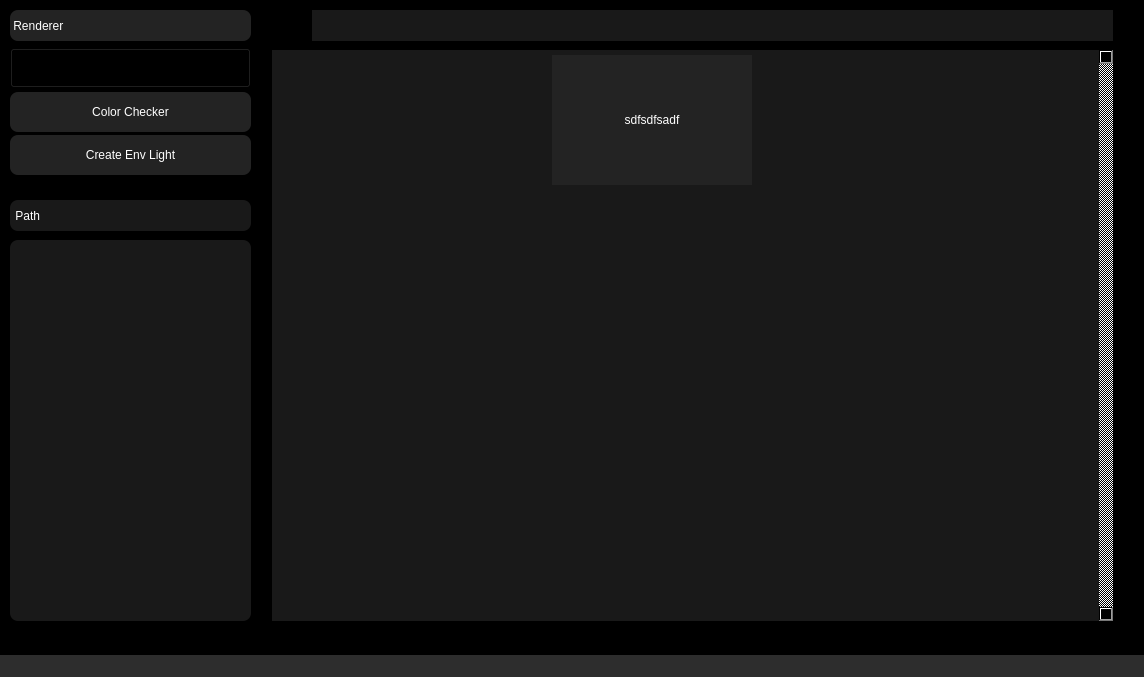
<?xml version="1.0" encoding="UTF-8"?>
<ui version="4.0">
 <class>MainWindow</class>
 <widget class="QMainWindow" name="MainWindow">
  <property name="geometry">
   <rect>
    <x>0</x>
    <y>0</y>
    <width>1144</width>
    <height>677</height>
   </rect>
  </property>
  <property name="windowTitle">
   <string>MainWindow</string>
  </property>
  <property name="windowOpacity">
   <double>1.000000000000000</double>
  </property>
  <property name="autoFillBackground">
   <bool>false</bool>
  </property>
  <property name="styleSheet">
   <string notr="true">background-color: rgb(45, 45, 45);
</string>
  </property>
  <property name="iconSize">
   <size>
    <width>30</width>
    <height>30</height>
   </size>
  </property>
  <property name="toolButtonStyle">
   <enum>Qt::ToolButtonIconOnly</enum>
  </property>
  <widget class="QWidget" name="centralwidget">
   <property name="styleSheet">
    <string notr="true">QWidget{
	background-color: rgb
}</string>
   </property>
   <widget class="QToolButton" name="toolButton_8">
    <property name="geometry">
     <rect>
      <x>272</x>
      <y>10</y>
      <width>31</width>
      <height>31</height>
     </rect>
    </property>
    <property name="styleSheet">
     <string notr="true">QToolButton{
	border:0px solid;
}

QToolButton:hover{
	
	background-color: rgb(85, 170, 255);
}</string>
    </property>
    <property name="text">
     <string/>
    </property>
    <property name="icon">
     <iconset>
      <normaloff>sourceimages/icon_resources/filter.png</normaloff>sourceimages/icon_resources/filter.png</iconset>
    </property>
    <property name="iconSize">
     <size>
      <width>20</width>
      <height>20</height>
     </size>
    </property>
   </widget>
   <widget class="QScrollArea" name="scrollArea">
    <property name="geometry">
     <rect>
      <x>272</x>
      <y>50</y>
      <width>841</width>
      <height>571</height>
     </rect>
    </property>
    <property name="styleSheet">
     <string notr="true">QScrollArea{
	border: 0px solid;
}</string>
    </property>
    <property name="verticalScrollBarPolicy">
     <enum>Qt::ScrollBarAlwaysOn</enum>
    </property>
    <property name="horizontalScrollBarPolicy">
     <enum>Qt::ScrollBarAlwaysOff</enum>
    </property>
    <property name="widgetResizable">
     <bool>true</bool>
    </property>
    <widget class="QWidget" name="scrollAreaWidgetContents">
     <property name="geometry">
      <rect>
       <x>0</x>
       <y>0</y>
       <width>824</width>
       <height>571</height>
      </rect>
     </property>
     <property name="sizePolicy">
      <sizepolicy hsizetype="Preferred" vsizetype="Preferred">
       <horstretch>0</horstretch>
       <verstretch>0</verstretch>
      </sizepolicy>
     </property>
     <property name="styleSheet">
      <string notr="true">QWidget{
	
	background-color: rgb(25, 25, 25);
	border: 0px solid;
}</string>
     </property>
     <widget class="QWidget" name="gridLayoutWidget">
      <property name="geometry">
       <rect>
        <x>0</x>
        <y>0</y>
        <width>821</width>
        <height>818</height>
       </rect>
      </property>
      <layout class="QGridLayout" name="gridLayout">
       <property name="sizeConstraint">
        <enum>QLayout::SetDefaultConstraint</enum>
       </property>
       <property name="leftMargin">
        <number>5</number>
       </property>
       <property name="topMargin">
        <number>5</number>
       </property>
       <property name="rightMargin">
        <number>5</number>
       </property>
       <property name="bottomMargin">
        <number>5</number>
       </property>
       <property name="spacing">
        <number>4</number>
       </property>
       <item row="0" column="0">
        <widget class="QToolButton" name="toolButton">
         <property name="minimumSize">
          <size>
           <width>200</width>
           <height>130</height>
          </size>
         </property>
         <property name="cursor">
          <cursorShape>ArrowCursor</cursorShape>
         </property>
         <property name="styleSheet">
          <string notr="true">QToolButton{
	color: rgb(255, 255, 255);
	background-color: rgb(35, 35, 35);
	border: 0px solid;
}
QToolButton:hover{
	background-color: rgb(85, 170, 255);
}</string>
         </property>
         <property name="text">
          <string>sdfsdfsadf</string>
         </property>
         <property name="icon">
          <iconset>
           <normalon>../../HDRI/HDRIHaven/Mini/chinese_garden_4k_mini.jpg</normalon>
          </iconset>
         </property>
         <property name="iconSize">
          <size>
           <width>200</width>
           <height>100</height>
          </size>
         </property>
         <property name="popupMode">
          <enum>QToolButton::DelayedPopup</enum>
         </property>
         <property name="toolButtonStyle">
          <enum>Qt::ToolButtonTextUnderIcon</enum>
         </property>
         <property name="autoRaise">
          <bool>false</bool>
         </property>
        </widget>
       </item>
       <item row="3" column="2">
        <spacer name="verticalSpacer_3">
         <property name="orientation">
          <enum>Qt::Vertical</enum>
         </property>
         <property name="sizeHint" stdset="0">
          <size>
           <width>20</width>
           <height>40</height>
          </size>
         </property>
        </spacer>
       </item>
       <item row="3" column="0">
        <spacer name="verticalSpacer">
         <property name="orientation">
          <enum>Qt::Vertical</enum>
         </property>
         <property name="sizeHint" stdset="0">
          <size>
           <width>20</width>
           <height>40</height>
          </size>
         </property>
        </spacer>
       </item>
       <item row="3" column="1">
        <spacer name="verticalSpacer_2">
         <property name="orientation">
          <enum>Qt::Vertical</enum>
         </property>
         <property name="sizeHint" stdset="0">
          <size>
           <width>20</width>
           <height>40</height>
          </size>
         </property>
        </spacer>
       </item>
       <item row="3" column="3">
        <spacer name="verticalSpacer_4">
         <property name="orientation">
          <enum>Qt::Vertical</enum>
         </property>
         <property name="sizeHint" stdset="0">
          <size>
           <width>20</width>
           <height>40</height>
          </size>
         </property>
        </spacer>
       </item>
      </layout>
     </widget>
    </widget>
   </widget>
   <widget class="QTextBrowser" name="textBrowser">
    <property name="geometry">
     <rect>
      <x>312</x>
      <y>10</y>
      <width>801</width>
      <height>31</height>
     </rect>
    </property>
    <property name="styleSheet">
     <string notr="true">QTextBrowser{
	
	background-color: rgb(25, 25, 25);
	border: 0px solid;
}</string>
    </property>
   </widget>
   <widget class="QComboBox" name="comboBox">
    <property name="geometry">
     <rect>
      <x>10</x>
      <y>48</y>
      <width>241</width>
      <height>40</height>
     </rect>
    </property>
    <property name="minimumSize">
     <size>
      <width>200</width>
      <height>40</height>
     </size>
    </property>
    <item>
     <property name="text">
      <string>V-ray</string>
     </property>
    </item>
    <item>
     <property name="text">
      <string>Arnold</string>
     </property>
    </item>
   </widget>
   <widget class="QPushButton" name="CreateEnvLightBttn">
    <property name="geometry">
     <rect>
      <x>10</x>
      <y>135</y>
      <width>241</width>
      <height>40</height>
     </rect>
    </property>
    <property name="minimumSize">
     <size>
      <width>200</width>
      <height>40</height>
     </size>
    </property>
    <property name="styleSheet">
     <string notr="true">QPushButton{
	color: rgb(255, 255, 255);
	background-color: rgb(35, 35, 35);
	border: 0px solid;
	border-radius: 8px;
}
QPushButton:hover{
	background-color: rgb(85, 170, 255);
}</string>
    </property>
    <property name="text">
     <string>Create Env Light</string>
    </property>
   </widget>
   <widget class="Line" name="line_2">
    <property name="geometry">
     <rect>
      <x>10</x>
      <y>180</y>
      <width>241</width>
      <height>16</height>
     </rect>
    </property>
    <property name="orientation">
     <enum>Qt::Horizontal</enum>
    </property>
   </widget>
   <widget class="Line" name="line">
    <property name="geometry">
     <rect>
      <x>252</x>
      <y>0</y>
      <width>20</width>
      <height>621</height>
     </rect>
    </property>
    <property name="orientation">
     <enum>Qt::Vertical</enum>
    </property>
   </widget>
   <widget class="QLabel" name="label">
    <property name="geometry">
     <rect>
      <x>10</x>
      <y>10</y>
      <width>241</width>
      <height>31</height>
     </rect>
    </property>
    <property name="styleSheet">
     <string notr="true">QLabel{
	color: rgb(255, 255, 255);
	background-color: rgb(35, 35, 35);
	border-radius: 8px;

}
</string>
    </property>
    <property name="text">
     <string> Renderer</string>
    </property>
   </widget>
   <widget class="QPushButton" name="ColorCheckerBttn">
    <property name="geometry">
     <rect>
      <x>10</x>
      <y>92</y>
      <width>241</width>
      <height>40</height>
     </rect>
    </property>
    <property name="minimumSize">
     <size>
      <width>200</width>
      <height>40</height>
     </size>
    </property>
    <property name="styleSheet">
     <string notr="true">QPushButton{
	color: rgb(255, 255, 255);
	background-color: rgb(35, 35, 35);
	border: 0px solid;
	border-radius: 8px;
}
QPushButton:hover{
	background-color: rgb(85, 170, 255);
}</string>
    </property>
    <property name="text">
     <string>Color Checker</string>
    </property>
   </widget>
   <widget class="QListView" name="FolderListView">
    <property name="geometry">
     <rect>
      <x>10</x>
      <y>240</y>
      <width>241</width>
      <height>381</height>
     </rect>
    </property>
    <property name="styleSheet">
     <string notr="true">QListView{
	
	background-color: rgb(25, 25, 25);
	border: 0px solid;
	border-radius: 8px;
}</string>
    </property>
   </widget>
   <widget class="QLineEdit" name="lineEdit">
    <property name="geometry">
     <rect>
      <x>10</x>
      <y>200</y>
      <width>241</width>
      <height>31</height>
     </rect>
    </property>
    <property name="styleSheet">
     <string notr="true">QLineEdit{	
	
	color: rgb(255, 255, 255);
	background-color: rgb(25, 25, 25);
	border: 0px solid;
	border-radius: 8px;
}</string>
    </property>
    <property name="text">
     <string> Path</string>
    </property>
   </widget>
  </widget>
  <widget class="QMenuBar" name="menubar">
   <property name="geometry">
    <rect>
     <x>0</x>
     <y>0</y>
     <width>1144</width>
     <height>21</height>
    </rect>
   </property>
  </widget>
  <widget class="QStatusBar" name="statusbar"/>
  <action name="actionaa">
   <property name="text">
    <string>aa</string>
   </property>
  </action>
 </widget>
 <resources/>
 <connections/>
</ui>
